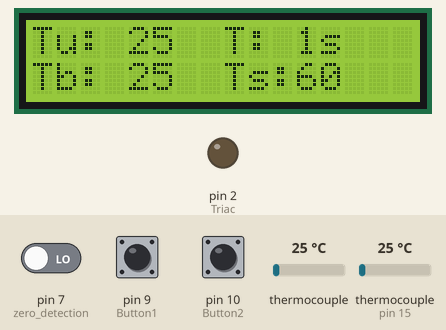
A sketch run on a simulated Arduino Uno, built with avr-gcc and run on an emulated ATmega328P. On the bench: 16×2 character LCD, output pins drawn as LEDs (lit = HIGH). The test bench sets the inputs (shaded band); at power-on: pin 7 (zero_detection) LOW, thermocouple 25 °C, thermocouple (sensor on pin 15) 25 °C, pin 9 (Button1) LOW, pin 10 (Button2) LOW. What the sketch prints to the serial monitor is not drawn.

Above: at 1.3 s.
1.4 s: pin 7 (zero_detection) driven HIGH
At 2.5 s:
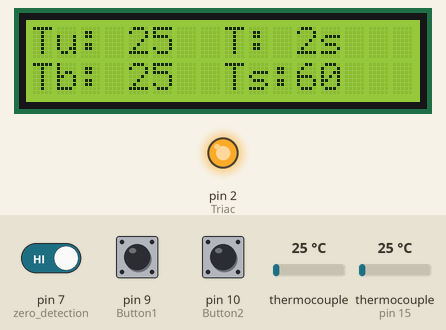
4.4 s: thermocouple (sensor 0) set to 6 °C
At 5.8 s:
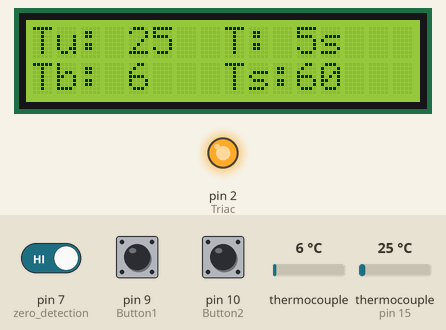
6.6 s: thermocouple (sensor on pin 15) set to 75 °C
At 7.6 s:
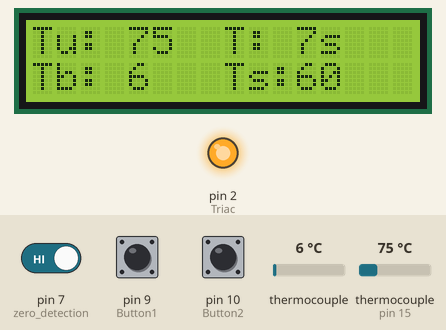
8.6 s: pin 9 (Button1) pulled HIGH for 0.15 s
At 9.9 s:
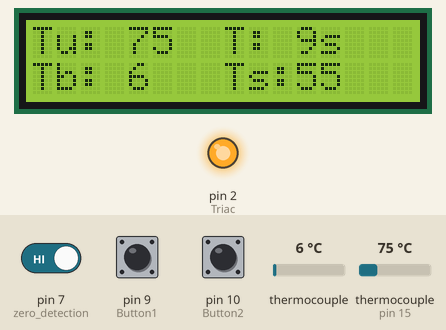
10.7 s: pin 10 (Button2) pulled HIGH for 0.15 s
At 11.6 s:
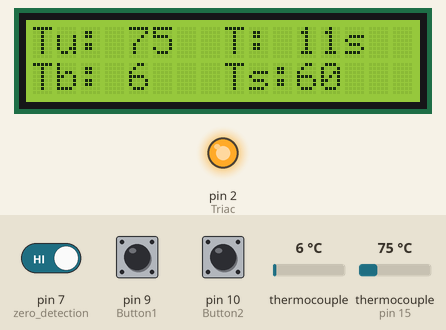
12.7 s: pin 9 (Button1) pulled HIGH for 1 s
At 14.0 s:
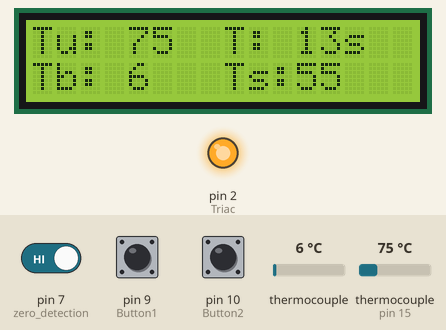
Timing chart, 0 to 15.7 s (numbered marks = the images above; inputs shaded):
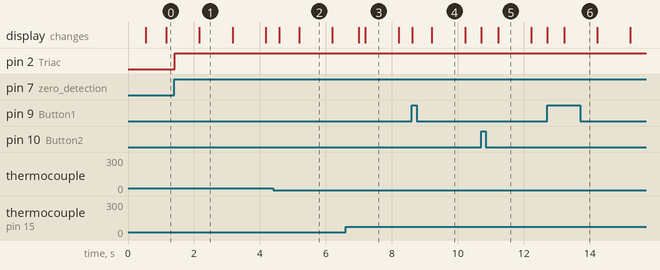

The sketch:

ReballingBed.ino
```cpp
#include <TickTwo.h>
#include <LiquidCrystal_I2C.h>
#include "max6675.h"
#include <Wire.h>

#define CS0pin 15 //D8
#define CS1pin 0  //D3
#define CLKpin 14 //D5
#define SOpin 12  //D6
#define zero_detection 7 //SD0
#define Triac 2 //D4
#define Button1 9 //SD2
#define Button2 10 //SD3
MAX6675 tc1(CLKpin, CS0pin, SOpin);
MAX6675 tc2(CLKpin, CS1pin, SOpin);
LiquidCrystal_I2C lcdScreen(0x27, 16, 2); //Uses pin 5(D1)SCL and 4(D2)SDA
int t = 0;
void ShowCount(){
  Serial.print("Count: ");
  Serial.println(t);
  t=0;
}
int dim = 1000;
TickTwo tickerObject(ShowCount, 1000);
TickTwo tempTimer(updateTemp, 400);
TickTwo timeTimer(updateTime, 1000);
TickTwo triacTimer(SetTriacHigh, 0, 1, MICROS);

bool optionSelected = false;

bool zero_crossed = true;
int TempSet = 60;
int maximumDimValue = 7400;

int kp = 400;
int ki = 0;
int kd = 0;

float pidP = 0;
float pidI = 0;
float pidD = 0;
float PID = 0;
long prevPidTime = 0;
float PID_lastError = 0;
volatile float temp1 = 0;

void setup() {
  lcdScreen.begin(16, 2);
  lcdScreen.init();
  lcdScreen.backlight();
  lcdScreen.write((byte)0);

  pinMode(Triac, OUTPUT);
  pinMode(zero_detection, INPUT);
  pinMode(Button2, INPUT);
  pinMode(Button1, INPUT);
  tickerObject.start();
  tempTimer.start();
  timeTimer.start();
  Serial.begin(9600);

  setParamScreen();
}

void setOptionScreen(){
  lcdScreen.print("testa");
  lcdScreen.setCursor(4,0);
  lcdScreen.blink();
  lcdScreen.setCursor(5,0);
  lcdScreen.blink();
}

bool tempUpPressed = false;
bool tempDownPressed = false;
void loop() {
  if(optionSelected){
    // lcdScreen.blink();
  }
  else{
    updateTimers();
    zeroDetect();
    checkSetPointsButtons();
    calculatePid();
  }
}

void updateTimers(){
  tickerObject.update();
  tempTimer.update();
  timeTimer.update();
  triacTimer.update();
}

void setParamScreen(){
  lcdScreen.setCursor(0, 0);
  lcdScreen.print("Tu:");
  lcdScreen.setCursor(0, 1);
  lcdScreen.print("Tb:");
  lcdScreen.setCursor(8, 0);
  lcdScreen.print("T:");
  lcdScreen.setCursor(8, 1);
  lcdScreen.print("Ts:");
  lcdScreen.print(TempSet);
}

void zeroDetect(){
  int value = digitalRead(zero_detection);
  if(value == 1 && zero_crossed == false){
    zero_crossed = true;
    t+=1;
    digitalWrite(Triac, LOW);
    triacTimer.interval(maximumDimValue - PID);
    triacTimer.start();
  }
  else if(value == 0 && zero_crossed == true){
    zero_crossed = false;
    t+=1;
  }
}

void checkSetPointsButtons(){
  int tempUpValue = digitalRead(Button2);
  int tempDownValue = digitalRead(Button1);
  if(tempUpValue == 1 && !tempUpPressed){
      tempUpPressed = true;
      TempSet += 5;
      lcdScreen.setCursor(11, 1);
      lcdScreen.print("   ");
      lcdScreen.setCursor(11, 1);
      lcdScreen.print(TempSet);
    }
    else if(tempUpValue == 0){
      tempUpPressed = false;
    }
    if(tempDownValue == 1 && !tempDownPressed){
      tempDownPressed = true;
      TempSet -= 5;
      lcdScreen.setCursor(11, 1);
      lcdScreen.print("   ");
      lcdScreen.setCursor(11, 1);
      lcdScreen.print(TempSet);
    }
    else if(tempDownValue == 0){
      tempDownPressed = false;
    }
}

void calculatePid(){
  float PID_error = TempSet - temp1;
  long Time = millis();
  float elapsedTime = Time - prevPidTime;
  pidP = kp *(PID_error);                         //Calculate the P value
  pidI += ki * PID_error * elapsedTime;               //Calculate the I value
  pidD = kd * ((PID_error - PID_lastError)/elapsedTime);
  PID = pidP + pidI + pidD;
  PID_lastError = PID_error;
  prevPidTime = Time;
  //We define firing delay range between 0 and 7400. Read above why 7400!!!!!!!
  if(PID < 0)
  {      PID = 0;       }
  if(PID > 7400)
  {      PID = 7400;    }
  Serial.println(PID);
}

void SetTriacHigh(){
  digitalWrite(Triac, HIGH);
  triacTimer.stop();
}
volatile int lastTemp1 = 0;
volatile int lastTemp2 = 0;
void updateTemp(){
//   int status = tc1.read();
  temp1 = tc1.readCelsius();
  float temp2 = tc2.readCelsius();
  lcdScreen.setCursor(4,0);
  lcdScreen.print(int(trunc(temp1)));
  lcdScreen.print(" ");
  lcdScreen.setCursor(4,1);
  lcdScreen.print(int(trunc(temp2)));
  lcdScreen.print(" ");
}

volatile int timePassed = 0;
void updateTime(){
  lcdScreen.setCursor(11,0);
  timePassed += 1;
  lcdScreen.print(timePassed);
  if(timePassed < 10){
    lcdScreen.setCursor(12, 0);
  }
  else if(timePassed < 100){
    lcdScreen.setCursor(13, 0);
  }
  else if(timePassed < 1000){
    lcdScreen.setCursor(14, 0);
  }
  else if(timePassed < 10000){
    lcdScreen.setCursor(15, 0);
  }
  lcdScreen.print("s");
}
```

Measured:
- after the input at 1.4 s, pin 2 (Triac): LOW → HIGH at once
- what the display in image 1 shows lasts 1.0 s, from 2.2 s to 3.2 s
